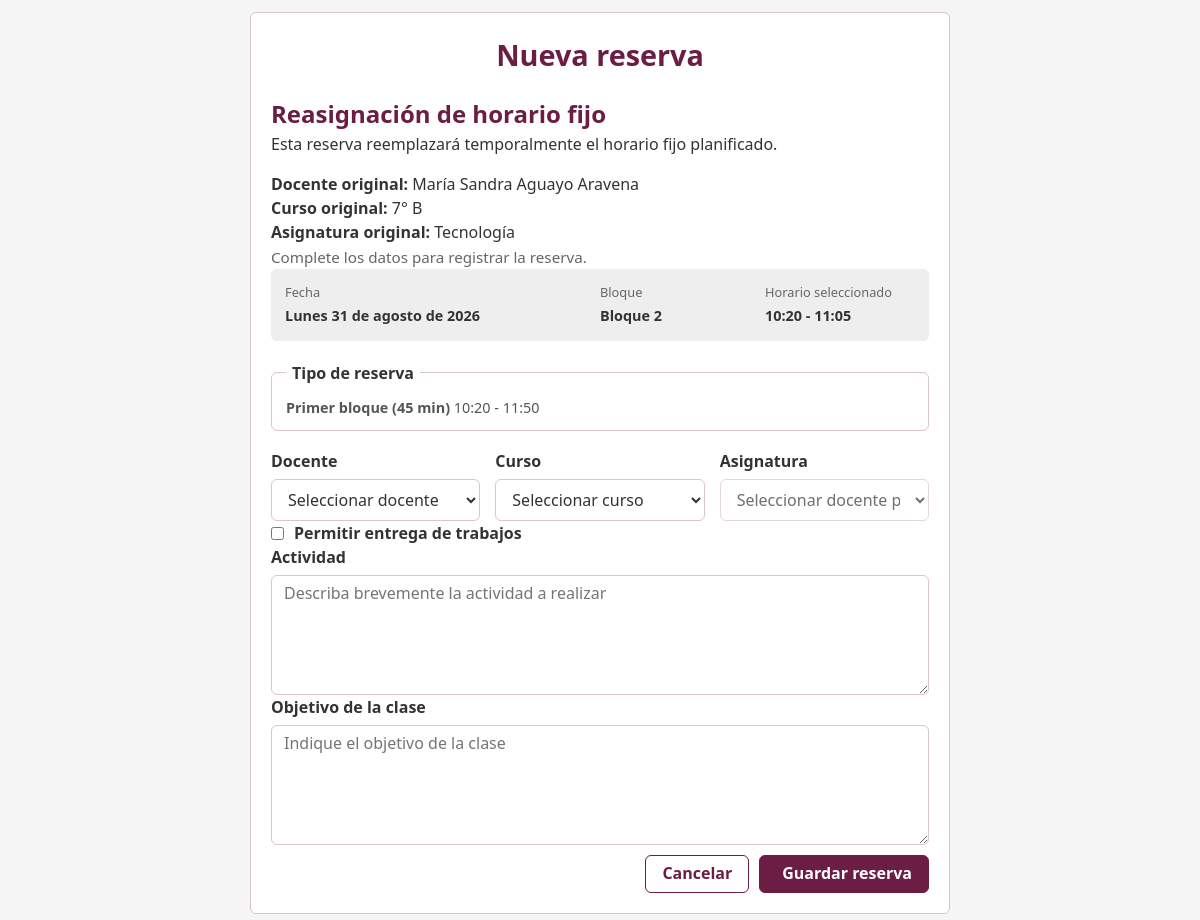
/modules/reservas/agregar.php?modo=reasignar&horario_fijo_ocurrencia_id=1083 (signed in), run on the app's committed database.
### tables this page shows
CREATE TABLE `horarios_fijos_ocurrencias` (
  `id` int(11) NOT NULL,
  `horario_fijo_id` int(10) UNSIGNED NOT NULL,
  `fecha` date NOT NULL,
  `estado` enum('pendiente','utilizada','no_utilizada','reasignada') NOT NULL DEFAULT 'pendiente',
  `docente_id` int(11) DEFAULT NULL,
  `curso_id` int(11) DEFAULT NULL,
  `asignatura_id` int(11) DEFAULT NULL,
  `usuario_id` int(11) DEFAULT NULL,
  `observaciones` text DEFAULT NULL,
  `fecha_confirmacion` datetime DEFAULT NULL,
  `reserva_id` int(11) DEFAULT NULL
);

CREATE TABLE `cursos` (
  `id` int(11) NOT NULL,
  `nombre_curso` varchar(10) NOT NULL DEFAULT '',
  `modalidad` enum('asignatura','taller') DEFAULT 'asignatura'
);

CREATE TABLE `asignaturas` (
  `id` int(11) NOT NULL,
  `asignatura_nombre` varchar(50) NOT NULL,
  `modalidad` enum('asignatura','taller') DEFAULT 'asignatura'
);

CREATE TABLE `bloques` (
  `id` int(11) NOT NULL,
  `numero_bloque` int(11) NOT NULL,
  `hora_inicio` time NOT NULL,
  `hora_termino` time NOT NULL
);

CREATE TABLE `horarios_fijos` (
  `id` int(10) UNSIGNED NOT NULL,
  `dia_semana` tinyint(3) UNSIGNED NOT NULL,
  `bloque_id` int(11) NOT NULL,
  `tipo` enum('completo','sub1','sub2') NOT NULL,
  `docente_id` int(11) NOT NULL,
  `curso_id` int(11) NOT NULL,
  `asignatura_id` int(11) NOT NULL,
  `activo` tinyint(1) NOT NULL DEFAULT 1,
  `fecha_inicio` date NOT NULL,
  `fecha_fin` date DEFAULT NULL,
  `observaciones` text DEFAULT NULL,
  `modalidad` enum('asignatura','taller') DEFAULT NULL
);

### includes/reservas_funciones.php (called while the page is built, shortened)
<?php
function formatearFechaLarga(string $fecha): string
{
    $dias = [
        'Sunday'    => 'Domingo',
        'Monday'    => 'Lunes',
        'Tuesday'   => 'Martes',
        'Wednesday' => 'Miércoles',
        'Thursday'  => 'Jueves',
        'Friday'    => 'Viernes',
        'Saturday'  => 'Sábado'
    ];
    $meses = [
        1 => 'enero',
        2 => 'febrero',
        3 => 'marzo',
        4 => 'abril',
        5 => 'mayo',
        6 => 'junio',
        7 => 'julio',
        8 => 'agosto',
        9 => 'septiembre',
        10 => 'octubre',
        11 => 'noviembre',
        12 => 'diciembre'
    ];
    $timestamp = strtotime($fecha);
    return sprintf(
        '%s %02d de %s de %d',
        $dias[date('l', $timestamp)],
        date('d', $timestamp),
        $meses[(int)date('n', $timestamp)],
        date('Y', $timestamp)
    );
}
function obtenerBloque(
    mysqli $conexion,
    int $bloqueId
): ?array {
    $sql = "
        SELECT
            id,
            numero_bloque,
            hora_inicio,
            hora_termino
        FROM bloques
        WHERE id = ?
    ";
    $stmt = $conexion->prepare($sql);
    $stmt->bind_param(
        "i",
        $bloqueId
    );
    $stmt->execute();
    $resultado = $stmt->get_result();
    $bloque = $resultado->fetch_assoc();
    return $bloque ?: null;
}
function obtenerHorarioReserva(
    array $bloque,
    string $tipoReserva
): string {
    $horaInicio = substr($bloque['hora_inicio'], 0, 5);
    $horaTermino = substr($bloque['hora_termino'], 0, 5);
    $inicio = strtotime($bloque['hora_inicio']);
    $termino = strtotime($bloque['hora_termino']);
    $horaMedia = date(
        'H:i',
        $inicio + (($termino - $inicio) / 2)
    );
    switch ($tipoReserva) {
        case 'sub1':
            return $horaInicio . ' - ' . $horaMedia;
        case 'sub2':
            return $horaMedia . ' - ' . $horaTermino;
        default:
            return $horaInicio . ' - ' . $horaTermino;
    }
}
?>
<?php
function obtenerOcurrenciaHorarioFijo(
    mysqli $conexion,
    int $ocurrenciaId
): ?array {
    $sql = "
        SELECT
            hfo.id,
            hfo.horario_fijo_id,
            hfo.fecha,
            hfo.estado,
            hfo.docente_id,
            hfo.curso_id,
            hfo.asignatura_id,
            hfo.usuario_id,
            hfo.reserva_id,
            hfo.observaciones,
            hfo.fecha_confirmacion,
            hf.bloque_id,
            hf.tipo,
            hf.modalidad,
            b.numero_bloque,
            b.hora_inicio,
            b.hora_termino,
            CONCAT(d.nombres, ' ', d.apellidos) AS docente,
            c.nombre_curso,
            a.asignatura_nombre
        FROM horarios_fijos_ocurrencias hfo
        INNER JOIN horarios_fijos hf
            ON hf.id = hfo.horario_fijo_id
        INNER JOIN bloques b
            ON b.id = hf.bloque_id
        INNER JOIN docentes d
            ON d.id = hfo.docente_id
        INNER JOIN cursos c
            ON c.id = hfo.curso_id
        INNER JOIN asignaturas a
            ON a.id = hfo.asignatura_id
        WHERE hfo.id = ?
        LIMIT 1
    ";
    $stmt = $conexion->prepare($sql);
    $stmt->bind_param(
        "i",
        $ocurrenciaId
    );
    $stmt->execute();
    $resultado = $stmt->get_result();
    $ocurrencia = $resultado->fetch_assoc();
    return $ocurrencia ?: null;
}

### modules/reservas/agregar.php (the view, shortened to what this page needs)
<?php
require_once '../../config/database.php';
require_once '../../includes/reservas_funciones.php';
$modo = $_GET['modo'] ?? 'normal';
$ocurrenciaId = isset($_GET['horario_fijo_ocurrencia_id'])
    ? (int) $_GET['horario_fijo_ocurrencia_id']
    : 0;
$fecha = $_GET['fecha'] ?? '';
$bloqueId = isset($_GET['bloque'])
    ? (int) $_GET['bloque']
    : 0;
$tipoReserva = $_GET['tipo'] ?? 'completo';
$ocurrenciaHorarioFijo = null;
if ($modo === 'reasignar') {
    $ocurrenciaHorarioFijo =
        obtenerOcurrenciaHorarioFijo(
            $conexion,
            $ocurrenciaId
        );
    $fecha = $ocurrenciaHorarioFijo['fecha'];
    $bloqueId =
        (int) $ocurrenciaHorarioFijo['bloque_id'];
    $tipoReserva =
        $ocurrenciaHorarioFijo['tipo'];
} else {
    if ($fecha === '' || $bloqueId <= 0) {
        die('Parámetros inválidos.');
    }
}
$bloque = obtenerBloque(
    $conexion,
    $bloqueId
);
$horaInicio = substr($bloque['hora_inicio'], 0, 5);
$horaTermino = substr($bloque['hora_termino'], 0, 5);
$horario = obtenerHorarioReserva(
    $bloque,
    $tipoReserva
);
?>
<link rel="stylesheet" href="../../assets/css/estilos.css">
<link rel="stylesheet" href="../../assets/css/botones.css">
<link rel="stylesheet" href="../../assets/css/formularios.css">
<link rel="stylesheet" href="../../assets/css/tablas.css">
<link rel="stylesheet" href="../../assets/css/reservas.css">
<link rel="stylesheet" href="../../assets/css/agenda_mockup.css">
<div class="contenedor-formulario">
    <h1>Nueva reserva</h1>
    <?php if ($modo === 'reasignar'): ?>
        <div class="agenda-reasignacion">
            <h2>Reasignación de horario fijo</h2>
            <p>
                Esta reserva reemplazará temporalmente
                el horario fijo planificado.
            </p>
            <div class="agenda-reasignacion-datos">
                <div>
                    <strong>Docente original:</strong>
                    <?= htmlspecialchars(
                        $ocurrenciaHorarioFijo['docente']
                    ); ?>
                </div>
                <div>
                    <strong>Curso original:</strong>
                    <?= htmlspecialchars(
                        $ocurrenciaHorarioFijo['nombre_curso']
                    ); ?>
                </div>
                <div>
                    <strong>Asignatura original:</strong>
                    <?= htmlspecialchars(
                        $ocurrenciaHorarioFijo['asignatura_nombre']
                    ); ?>
                </div>
            </div>
        </div>
    <?php endif; ?>
    <p class="agenda-subtitulo">
        Complete los datos para registrar la reserva.
    </p>
    <form
        action="guardar.php"
        method="post"
        autocomplete="off" class="agenda-form">
        <div class="grupo-formulario">
            <div class="agenda-resumen-seleccion">
                <div class="agenda-resumen-item">
                    <span class="agenda-resumen-label">
                        Fecha
                    </span>
                    <strong>
                        <?= formatearFechaLarga($fecha); ?>
                    </strong>
                </div>
                <div class="agenda-resumen-item">
                    <span class="agenda-resumen-label">
                        Bloque
                    </span>
                    <strong>
                        Bloque <?= $bloque['numero_bloque']; ?>
                    </strong>
                </div>
                <div class="agenda-resumen-item">
                    <span class="agenda-resumen-label">
                        Horario seleccionado
                    </span>
                    <strong>
                        <?= htmlspecialchars($horario); ?>
                    </strong>
                </div>
            </div>
            <fieldset class="agenda-tipo-reserva">
                <legend>Tipo de reserva</legend>
                <?php if ($modo === 'reasignar'): ?>
                    <div class="agenda-reserva-info">
                        <strong>
                            <?php
                            if ($tipoReserva === 'completo') {
                                echo 'Bloque completo';
                            } elseif ($tipoReserva === 'sub1') {
                                echo 'Primer bloque (45 min)';
                            } elseif ($tipoReserva === 'sub2') {
                                echo 'Segundo bloque (45 min)';
                            }
                            ?>
                        </strong>
                        <span>
                            <?= htmlspecialchars($horaInicio); ?>
                            -
                            <?= htmlspecialchars($horaTermino); ?>
                        </span>
                    </div>
                <?php endif; ?>
            </fieldset>
            <div class="agenda-form-grid">
                <div class="grupo-formulario">
                    <label for="docente">
                        Docente
                    </label>
                    <select
                        id="docente_id"
                        name="docente_id"
                        required>
                        <option value="">
                            Seleccionar docente
                        </option>
                    </select>
                </div>
                <div class="grupo-formulario">
                    <label for="curso_id">
                        Curso
                    </label>
                    <select
                        id="curso_id"
                        name="curso_id"
                        required>
                        <option value="">
                            Seleccionar curso
                        </option>
                    </select>
                </div>
                <div class="grupo-formulario">
                    <label for="asignatura">
                        Asignatura
                    </label>
                    <select
                        id="asignatura_id"
                        name="asignatura_id"
                        required
                        disabled>
                        <option value="">
                            Seleccionar docente primero
                        </option>
                    </select>
                </div>
            </div>
            <div class="agenda-entrega">
                <div class="grupo-checkbox">
                    <label>
                        <input
                            type="checkbox"
                            id="permite_entrega"
                            name="permite_entrega"
                            value="1">
                        Permitir entrega de trabajos
                    </label>
                </div>
            </div>
            <div class="grupo-formulario agenda-form-actividad">
                <label for="actividad">
                    Actividad
                </label>
                <textarea
                    id="actividad"
                    name="actividad"
                    rows="3"
                    maxlength="150"
                    placeholder="Describa brevemente la actividad a realizar"></textarea>
            </div>
            <div class="grupo-formulario agenda-form-objetivo">
                <label for="objetivo_clase">
                    Objetivo de la clase
                </label>
                <textarea
                    id="objetivo_clase"
                    name="objetivo_clase"
                    rows="3"
                    placeholder="Indique el objetivo de la clase"></textarea>
            </div>
            <div class="botones">
                <a
                    href="agenda.php"
                    class="btn btn-secundario">
                    Cancelar
                </a>
                <button
                    type="submit"
                    class="btn btn-primario">
                    Guardar reserva
                </button>
            </div>
    </form>
</div>

### assets/css/estilos.css (style rules this page uses)
* { margin: 0; padding: 0; box-sizing: border-box; }
h1, h2, h3, h4, h5, h6 { color: var(--color-primario); font-weight: 600; }
p { margin-bottom: 1rem; }
a { color: var(--color-primario); text-decoration: none; transition: color 0.2s ease; }

### assets/css/botones.css (style rules this page uses)
.botones { display: flex; justify-content: flex-end; gap: 10px; margin-top: 10px; }
.btn { display: inline-flex; align-items: center; justify-content: center; padding: 8px 16px; font-family: inherit; font-size: inherit; line-height: 1.2; font-weight: 600; text-decoration: none; white-space: nowrap; cursor: pointer; border: 1px solid transparent; border-radius: var(--radio-borde); box-sizing: border-box; transition: background-color 0.2s ease, border-color 0.2s ease, color 0.2s ease, box-shadow 0.2s ease; }
.btn-primario { color: var(--color-fondo); background-color: var(--color-primario); border-color: var(--color-primario); }
.btn-secundario { color: var(--color-primario); background-color: var(--color-fondo); border-color: var(--color-primario); }

### assets/css/formularios.css (style rules this page uses)
.contenedor-formulario { max-width: var(--ancho-formulario); margin: 12px auto; padding: 20px; background-color: var(--color-fondo); border: 1px solid var(--color-borde); border-radius: var(--radio-borde); box-sizing: border-box; }
.contenedor-formulario h1 { margin: 0 0 20px; text-align: center; font-size: 1.8rem; color: var(--color-primario); }
.contenedor-formulario form { display: flex; flex-direction: column; gap: 15px; }
.grupo-formulario { display: flex; flex-direction: column; }
.grupo-formulario label { margin-bottom: 6px; font-weight: 600; color: var(--color-texto); }
.grupo-formulario input, .grupo-formulario select, .grupo-formulario textarea { width: 100%; padding: 8px 12px; font-family: inherit; font-size: inherit; line-height: 1.2; color: var(--color-texto); background-color: var(--color-fondo); border: 1px solid var(--color-borde); border-radius: var(--radio-borde); box-sizing: border-box; transition: border-color 0.2s ease, box-shadow 0.2s ease; }
.grupo-formulario textarea { min-height: 120px; resize: vertical; }
.grupo-checkbox { display: flex; align-items: center; }
.grupo-checkbox label { display: flex; align-items: center; gap: 10px; margin: 0; font-weight: 600; color: var(--color-texto); cursor: pointer; }
.grupo-checkbox input[type="checkbox"] { width: auto; margin: 0; cursor: pointer; }
.botones { display: flex; justify-content: flex-end; gap: 10px; margin-top: 10px; }

### assets/css/agenda_mockup.css (style rules this page uses)
.agenda-subtitulo { margin-top: 2px; margin-bottom: 0; font-size: .95rem; color: var(--color-texto-secundario); }
.agenda-reserva-info { font-size:.90rem; color:#555; white-space:nowrap; overflow:hidden; text-overflow:ellipsis; }
.agenda-resumen-seleccion { display: grid; grid-template-columns: 2fr 1fr 1fr; gap: 15px; margin-bottom: 20px; padding: 14px; background: var(--color-fondo-neutro); border-radius: var(--radio-borde); }
.agenda-resumen-item { display: flex; flex-direction: column; gap: 3px; }
.agenda-resumen-label { color: var(--color-texto-secundario); font-size: .8rem; }
.agenda-resumen-item strong { color: var(--color-texto); font-size: .9rem; }
.agenda-tipo-reserva { display: flex; gap: 25px; margin: 0 0 18px; padding: 12px 14px; border: 1px solid var(--color-borde); border-radius: var(--radio-borde); }
.agenda-tipo-reserva legend { padding: 0 6px; color: var(--color-texto); font-weight: 600; }
.agenda-form { display: flex; flex-direction: column; gap: 15px; }
.agenda-form-grid { display: grid; grid-template-columns: repeat(3, 1fr); gap: 15px; }
.agenda-entrega { display: flex; flex-direction: column; gap: 12px; }

### data on the page
horarios_fijos_ocurrencias: curso.nombre_curso "7° B", asignatura.asignatura_nombre "Tecnología", fecha "Lunes 31 de agosto de 2026", horario_fijo.hora_termino "10:20 - 11:05"
bloques: numero_bloque "2", hora_inicio "10:20", hora_termino "11:50"

### other printed values
$ocurrenciaHorarioFijo['docente'] "María Sandra Aguayo Aravena"
